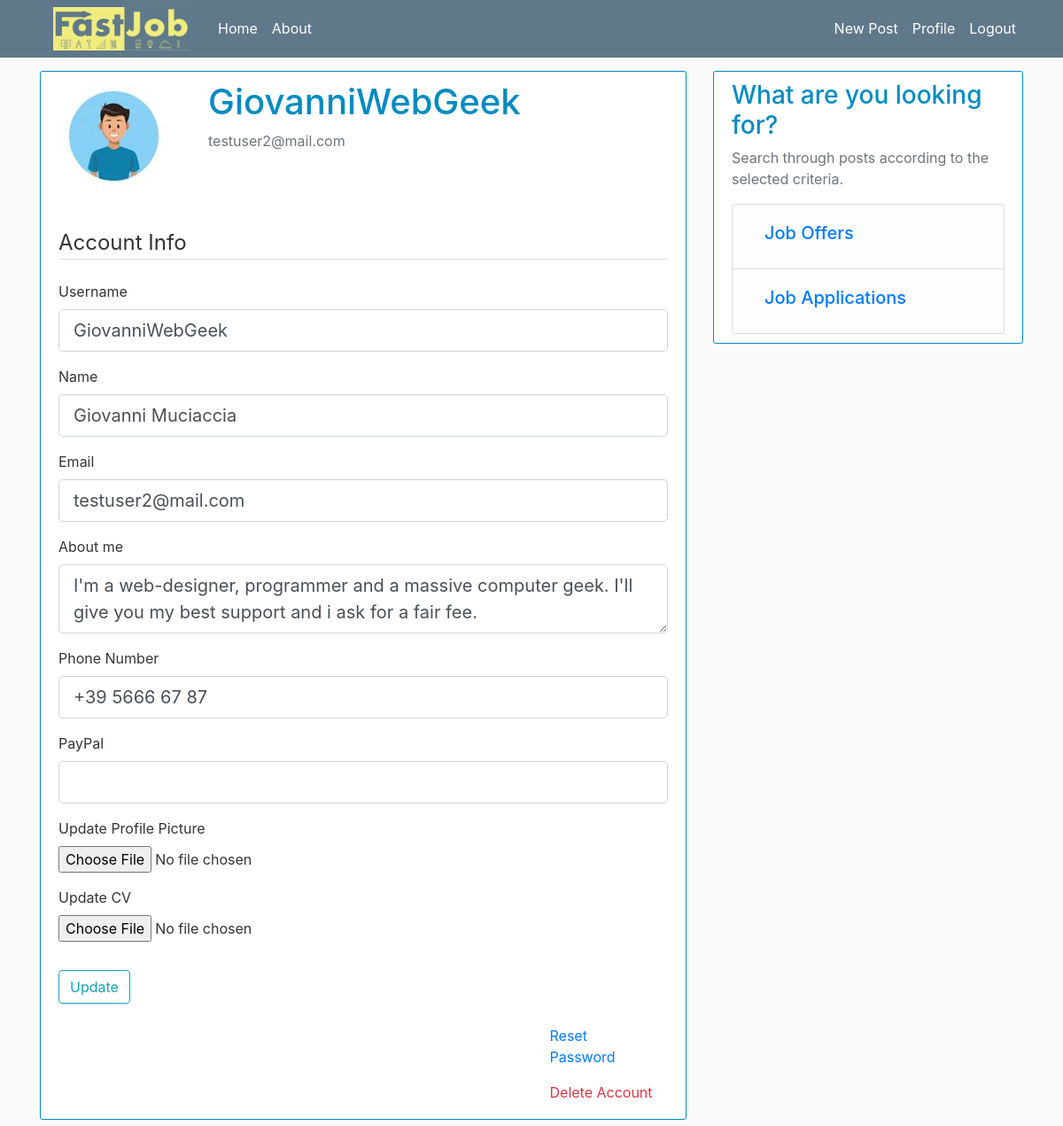
Screenshot of /account (signed in) with the database file from the repository.
### fastjob/models.py (models this page shows, shortened)
class User(db.Model, UserMixin):
    id = db.Column(db.Integer, primary_key=True)
    username = db.Column(db.String(20), unique=True, nullable=False)
    name = db.Column(db.String(20), nullable=False)
    registration_date = db.Column(db.DateTime, nullable=False, default=dt.utcnow)
    email = db.Column(db.String(120), unique=True, nullable=False)
    password = db.Column(db.String(60), nullable=False)
    about_me = db.Column(db.Text, nullable=True)
    phone_num = db.Column(db.String(20), nullable=True)
    paypal_link = db.Column(db.String(40), nullable=True)
    image_file = db.Column(db.String(120), nullable=False, default='default.jpg')
    cv_file = db.Column(db.String(120), nullable=True)
    moderator = db.Column(db.Boolean, nullable=False, default=False)
    user_posts = db.relationship("Post", back_populates="post_author")
    user_bookings = db.relationship("Booking", back_populates="booking_author")
    user_comments = db.relationship('Comment', back_populates="comment_author")
    feedbacks_posted = db.relationship('Feedback', back_populates="feedback_author")
    feedbacks_received = db.relationship('Feedback', back_populates="feedback_receiver")
    """
    # DEPRECATED since v2.00 of 'itsdangerous' package
    def get_reset_token(self, expires_sec=1800):
    s = Serializer(current_app.config['SECRET_KEY'], expires_sec)
    return s.dumps({'user_id': self.id}).decode('utf-8')

    @staticmethod
    def verify_reset_token(token):
        s = Serializer(current_app.config['SECRET_KEY'])
        try:
            user_id = s.loads(token)['user_id']
        except:
            return None
        return User.query.get(user_id)
        """
    def get_reset_token(self, expiration=1800):
        reset_token = jwt.encode(
            {
                "confirm": self.id,
                "exp": datetime.datetime.now(tz=datetime.timezone.utc)
                       + datetime.timedelta(seconds=expiration)
            },
            current_app.config['SECRET_KEY'],
            algorithm="HS256"
        )
        return reset_token
    @staticmethod
    def verify_reset_token(self, token):
        try:
            data = jwt.decode(
                token,
                current_app.config['SECRET_KEY'],
                leeway=datetime.timedelta(seconds=10),
                algorithms=["HS256"]
            )
        except:
            return False
        if data.get('confirm') != self.id:
            return False
        self.confirmed = True
        db.session.add(self)
        return True

### fastjob/users/routes.py (the view)
@users.route("/account", methods=['GET', 'POST'])
@login_required
def account():
    form = UpdateAccountForm()
    if form.validate_on_submit():
        if form.picture.data:
            picture_file = save_picture(form.picture.data)
            current_user.image_file = picture_file
        if form.cv.data:
            cv_file = save_cv(form.cv.data)
            current_user.cv_file = cv_file
        current_user.username = form.username.data
        current_user.email = form.email.data
        current_user.name = form.name.data
        current_user.about_me = form.about_me.data
        current_user.phone_num = form.phone_num.data
        current_user.paypal_link = form.paypal_link.data
        db.session.commit()
        flash('Your account has been updated!', 'success')
        return redirect(url_for('users.user_posts', user_id=current_user.id))
    elif request.method == 'GET':
        form.username.data = current_user.username
        form.email.data = current_user.email
        form.name.data = current_user.name
        form.about_me.data = current_user.about_me
        if current_user.phone_num == '':
            form.phone_num.data = form.phone_num.default
        else:
            form.phone_num.data = current_user.phone_num
        form.paypal_link.data = current_user.paypal_link
    image_file = url_for('static', filename='profile_pics/' + current_user.image_file)
    return render_template('account.html', title='Account', image_file=image_file, form=form)

### fastjob/users/forms.py (shortened to what this page needs)
class UpdateAccountForm(FlaskForm):
    username = StringField('Username',
                           validators=[DataRequired(), Length(min=2, max=20)])
    name = StringField('Name', validators=[DataRequired(), Length(min=1, max=40)])
    email = StringField('Email',
                        validators=[DataRequired(), Email()])
    about_me = TextAreaField('About me')
    phone_num = StringField('Phone Number', validators=[Length(min=0, max=20)], default='+39')
    paypal_link = StringField('PayPal',  validators=[Length(min=0, max=500)])
    picture = FileField('Update Profile Picture', validators=[FileAllowed(['jpg', 'png'])])
    cv = FileField('Update CV', validators=[FileAllowed(['pdf', 'docx'])])
    submit = SubmitField('Update')

### fastjob/models.py (called while the page is built)
@login_Manager.user_loader
def load_user(user_id):
    return User.query.get(int(user_id))

### fastjob/templates/account.html (shortened to what this page needs)
{% extends 'layout.html' %}
{% block content %}
    <div class="content-section">
      <div class="media mb-4">
        <img class="rounded-circle account-img" src="{{ image_file }}" alt=>
        <div class="media-body ml-4">
            <h4 class="account-heading">{{ current_user.username }}</h4>
            <p class="text-secondary">{{ current_user.email }}</p>
        </div>
      </div>
        <form method="POST" action="" enctype="multipart/form-data">
            <fieldset class="form-group">
                <legend class="border-bottom mb-4">Account Info</legend>
                <div class="form-group">
                    {{ form.username.label(class="form-control-label") }}
                    {% if form.username.errors %}
                        {{ form.username(class="form-control form-control-lg is-invalid") }}
                        <div class="invalid-feedback">
                            {% for error in form.username.errors %}
                                <span>{{ error }}</span>
                            {% endfor %}
                        </div>
                    {% else %}
                        {{ form.username(class="form-control form-control-lg") }}
                    {% endif %}
                </div>
                <div class="form-group">
                        {{ form.name.label(class="form-control-label") }}
                        {% if form.name.errors %}
                            {{ form.name(class="form-control form-control-lg is-invalid") }}
                            <div class="invalid-feedback">
                                {% for error in form.name.errors %}
                                    <span>{{ error }}</span>
                                {% endfor %}
                            </div>
                        {% else %}
                            {{ form.name(class="form-control form-control-lg") }}
                        {% endif %}
                    </div>
                <div class="form-group">
                    {{ form.email.label(class="form-control-label") }}
                    {% if form.email.errors %}
                        {{ form.email(class="form-control form-control-lg is-invalid") }}
                        <div class="invalid-feedback">
                            {% for error in form.email.errors %}
                                <span>{{ error }}</span>
                            {% endfor %}
                        </div>
                    {% else %}
                        {{ form.email(class="form-control form-control-lg") }}
                    {% endif %}
                </div>
                <div class="form-group">
                    {{ form.about_me.label(class="form-control-label") }}
                    {% if form.about_me.errors %}
                        {{ form.about_me(class="form-control form-control-lg is-invalid") }}
                        <div class="invalid-feedback">
                            {% for error in form.about_me.errors %}
                                <span>{{ error }}</span>
                            {% endfor %}
                        </div>
                    {% else %}
                        {{ form.about_me(class="form-control form-control-lg") }}
                    {% endif %}
                </div>
                <div class="form-group">
                    {{ form.phone_num.label(class="form-control-label") }}
                    {% if form.phone_num.errors %}
                        {{ form.phone_num(class="form-control form-control-lg is-invalid") }}
                        <div class="invalid-feedback">
                            {% for error in form.phone_num.errors %}
                                <span>{{ error }}</span>
                            {% endfor %}
                        </div>
                    {% else %}
                        {{ form.phone_num(class="form-control form-control-lg") }}
                    {% endif %}
                </div>
                <div class="form-group">
                    {{ form.paypal_link.label(class="form-control-label") }}
                    {% if form.paypal_link.errors %}
                        {{ form.paypal_link(class="form-control form-control-lg is-invalid") }}
                        <div class="invalid-feedback">
                            {% for error in form.paypal_link.errors %}
                                <span>{{ error }}</span>
                            {% endfor %}
                        </div>
                    {% else %}
                        {{ form.paypal_link(class="form-control form-control-lg") }}
                    {% endif %}
                </div>
                <div class="form-group">
                    {{ form.picture.label() }}
                    {{ form.picture(class="form-control-file") }}
                </div>
                <div class="form-group">
                    {{ form.cv.label() }}
                    {{ form.cv(class="form-control-file") }}
                </div>
            </fieldset>
            <div class="form-group">
                {{ form.submit(class="btn btn-outline-info") }}
            </div>
        </form>
        <div class="row">
            <div class="col-md-9"></div>
            <div class="col-md-3">
                <a class="nav-item nav-link" href="{{ url_for('users.reset_request') }}">Reset Password</a>
                <a class="nav-item nav-link text-danger" href="{{ url_for('users.delete_account',  user_id=current_user.id) }}">Delete Account</a>
            </div>
        </div>
    </div>
{% endblock content %}

### fastjob/static/css/main.css (style rules this page uses)
body { background: #fafafa; color: #333333; margin-top: 5rem; }
h1, h2, h3, h4, h5, h6 { color: #008BC1; }
.content-section { background: #ffffff; padding: 10px 20px; border: 1px solid #008BC1; border-radius: 3px; margin-bottom: 20px; }
.account-img { height: 125px; width: 125px; margin-right: 20px; margin-bottom: 16px; }
.account-heading { font-size: 2.5rem; }

### rows the page displays
User: username "GiovanniWebGeek", email "testuser2@mail.com", name "Giovanni Muciaccia", about_me "I'm a web-designer, programmer and a massive computer geek. I'll give you my best support and i ask for a fair fee.", phone_num "+39 5666 67 87"
